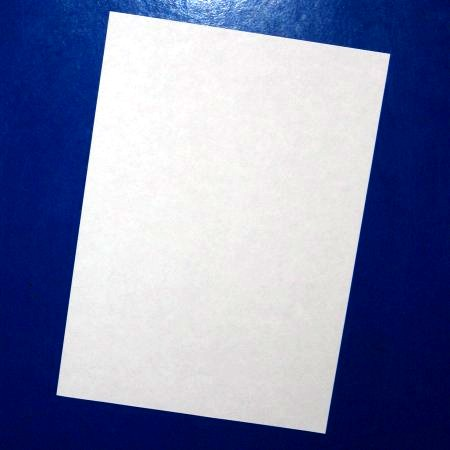
#> input picture parcial_3/lab_10/examen_3/program/hoja2.jpg, 450 x 450 px
$ python runPerspective.py
#> lines starting #> are read from the running program, lines starting #| are printed output that depends on the picture
import cv2
import numpy as np
img = cv2.imread("hoja2.jpg")
#> img is the input picture: shape (450, 450, 3); mean B, G, R 170.9, 135.9, 128.3

img = cv2.resize(img,(400,500))
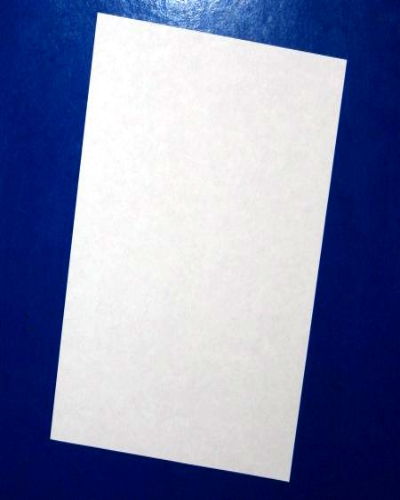
#> img: shape (500, 400, 3); mean B, G, R 170.8, 135.8, 128.3

width,height = 400,500

image_cropping = np.float32([[51,438],[98,13],[288,480],[345,60]]) # los puntos estan al reves de la lista OJO
windows_destiny = np.float32([[0,0],[width,0],[0,height],[width,height]])


matrix = cv2.getPerspectiveTransform(image_cropping,windows_destiny)
imgOutput = cv2.warpPerspective(img,matrix,(width,height))
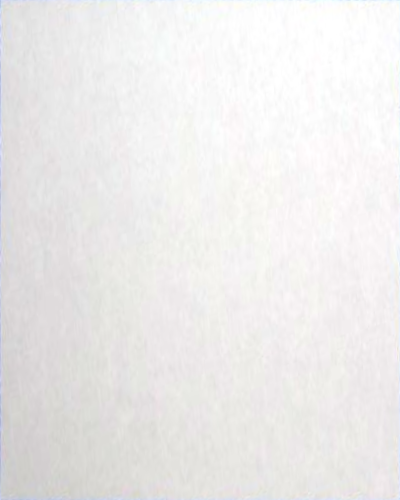
#> imgOutput: shape (500, 400, 3); mean B, G, R 234.9, 235.5, 237

cv2.imshow("image",img)
cv2.imshow("image",imgOutput)
cv2.waitKey(0)
cv2.destroyAllWindows()

$ run again, with parcial_3/lab_10/examen_3/program/hoja3.jpg copied over parcial_3/lab_10/examen_3/program/hoja2.jpg
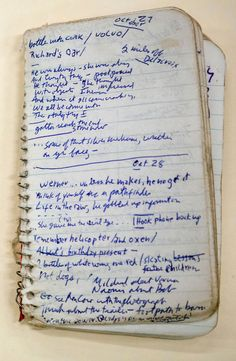
#> input picture parcial_3/lab_10/examen_3/program/hoja3.jpg, 236 x 361 px
#> img is the input picture: shape (361, 236, 3); mean B, G, R 177.6, 183.2, 187.3
#> `img = cv2.resize(img,(400,500))`:
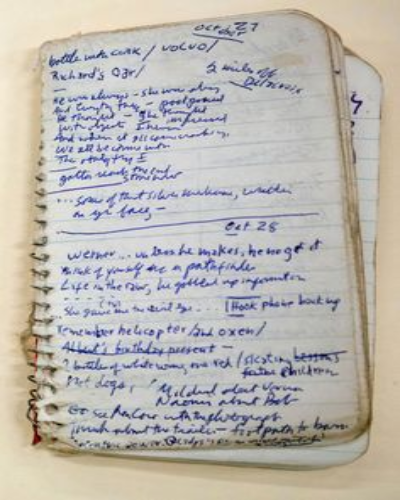
#> img: shape (500, 400, 3); mean B, G, R 177.4, 183.1, 187.1
#> `imgOutput = cv2.warpPerspective(img,matrix,(width,height))`:
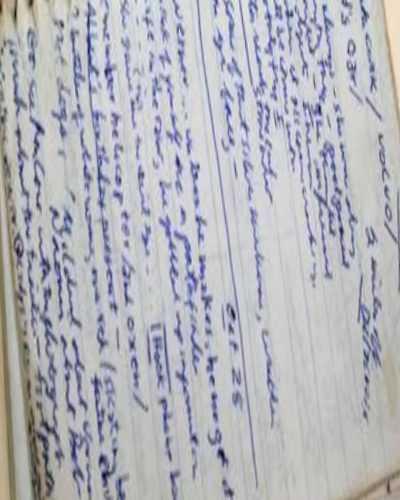
#> imgOutput: shape (500, 400, 3); mean B, G, R 187, 181, 179.8

$ run again, with parcial_3/lab_10/examen_3/program/hoja4.jpg copied over parcial_3/lab_10/examen_3/program/hoja2.jpg
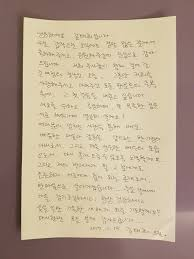
#> input picture parcial_3/lab_10/examen_3/program/hoja4.jpg, 194 x 259 px
#> img is the input picture: shape (259, 194, 3); mean B, G, R 145.4, 167.4, 185.5
#> `img = cv2.resize(img,(400,500))`:
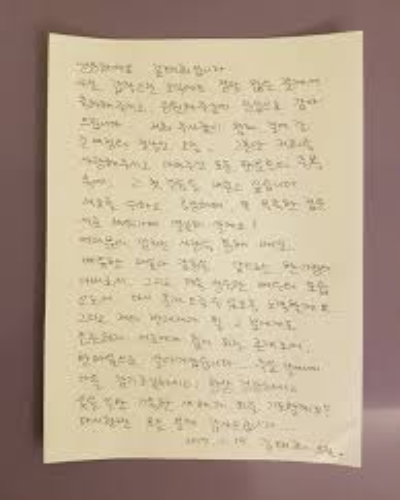
#> img: shape (500, 400, 3); mean B, G, R 145.3, 167.4, 185.4
#> `imgOutput = cv2.warpPerspective(img,matrix,(width,height))`:
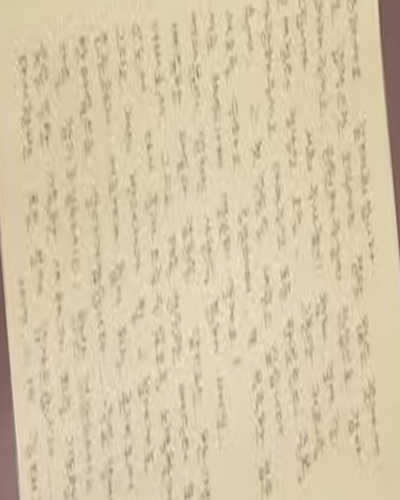
#> imgOutput: shape (500, 400, 3); mean B, G, R 168.7, 199.3, 213.4
